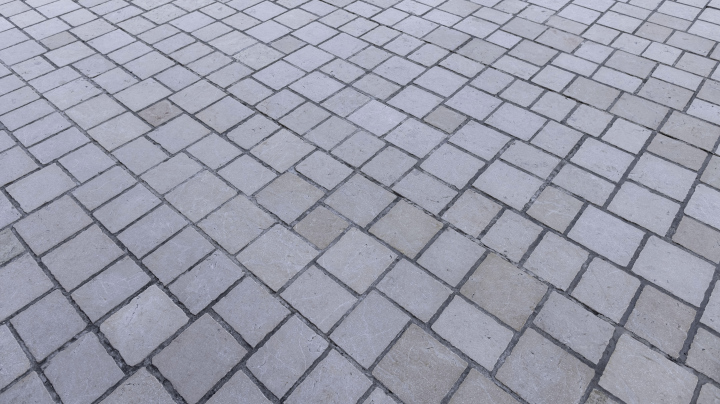
#> input picture kostka.jpg, 720 x 404 px
$ python zad1.py
#> lines starting #> are read from the running program, lines starting #| are printed output that depends on the picture; after the words box and inside, x2 and y2 are one past the last pixel; in counts of white or black regions, pixels touching at a corner belong together
import cv2
import matplotlib.pyplot as plt

image = cv2.imread('kostka.jpg', cv2.IMREAD_GRAYSCALE)
#> image: shape (404, 720); min 20, max 212, mean 156.7

height, width = image.shape
#> height = 404; width = 720
new_width = 300
scale = new_width / width
#> scale = 0.417
new_height = int(height * scale)
#> new_height = 168
resized_image = cv2.resize(image, (new_width, new_height))
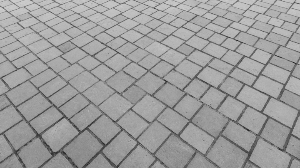
#> resized_image: shape (168, 300); min 34, max 206, mean 156.6

thresholds = [100, 140, 180]
results = []

for t in thresholds:
    _, thresh_img = cv2.threshold(resized_image, t, 255, cv2.THRESH_BINARY)
    results.append((t, thresh_img))
#> this loop made 3 passes
#> pass 1, `_, thresh_img = cv2.threshold(resized_image, t, 255, cv2.THRESH_BINARY)`:
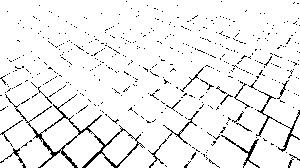
#> thresh_img: shape (168, 300); 94% white; black in thin lines or dots
#> pass 2, `_, thresh_img = cv2.threshold(resized_image, t, 255, cv2.THRESH_BINARY)`:
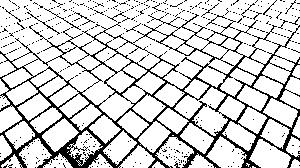
#> thresh_img: shape (168, 300); 82.1% white; black in thin lines or dots
#> pass 3, `_, thresh_img = cv2.threshold(resized_image, t, 255, cv2.THRESH_BINARY)`:
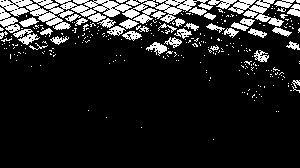
#> thresh_img: shape (168, 300); 13.5% white; 283 white regions (240 under 20 px), largest, box (x1, y1, x2, y2) and area: (0, 0, 213, 30) 2371, (228, 0, 284, 27) 509, (0, 7, 20, 33) 252
#> after the loop, results = 3 items

plt.figure(figsize=(12, 4))
for i, (t, img) in enumerate(results):
    plt.subplot(1, 3, i+1)
    plt.imshow(img, cmap='gray')
    plt.title(f'Prog: {t}')
    plt.axis('off')
#> this loop made 3 passes
#> t on passes 1 to 3: 100, 140, 180
plt.tight_layout()
plt.show()
